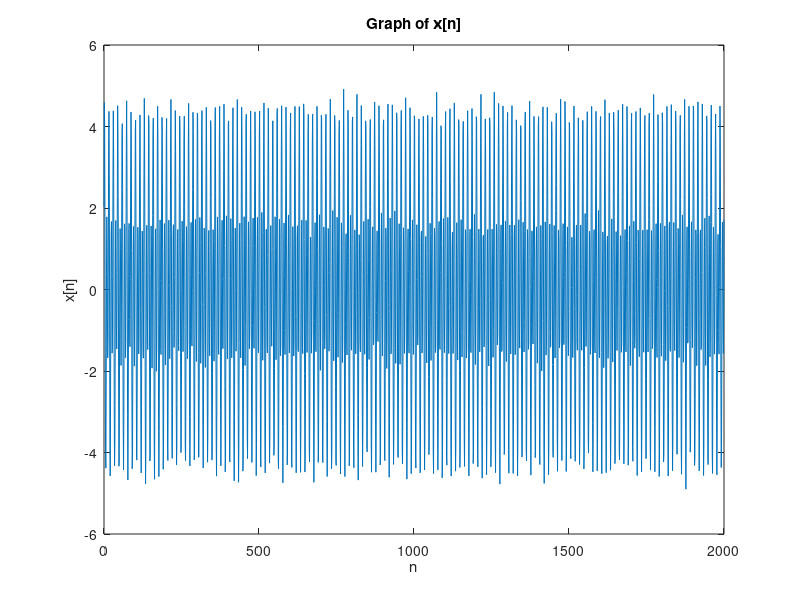

Write MATLAB code to recreate this figure. (Note: this script raises an error after producing the figure.)
% ******* Part 2 *******
%% 2.1(a)
fs = 1000; %sampling frequency
N = 2000; % number of samples: 2sec/Ts = 2sec * 1000samples/sec = 2000samples
n = 0:(1/fs):2;
x = 2*cos(2*pi*70*n) + 3*sin(2*pi*140*n) + 0.15*randn(1,N+1);
figure(1);
plot(n*fs,x)
title('Graph of x[n]');
xlabel('n');
ylabel('x[n]');

%% 2.1(b)
% window length : 0.04sec
nfft = 40; % number of samples of the Hamming window
noverlap = nfft/2;
window = hamming(nfft);
[s,f,t] = spectrogram(x,window,noverlap,nfft,fs);
figure(2);
surf(t,f,abs(s),'EdgeColor','none');
colormap jet
xlabel('Time (sec)');
ylabel('Frequency (Hz)');
zlabel('Amplitude');
title('Short-Time Fourier Transform spectrum');

%% 2.1(c)
[s,f] = wavescales('morl',fs);
cwtstruct = cwtft({x,1/fs},'Scales',s,'Wavelet','morl');
cfs = cwtstruct.cfs;
figure(3);
surf(n,f,abs(cfs),'EdgeColor','none');
colormap jet
title('Discrete-Time Continuous Wavelet Transform spectrum');
xlabel('Time (sec)');
ylabel('Frequency (Hz)');
zlabel('Amplitude');

%% 2.2(a)
x = 1.7*cos(180*pi*n) + 0.15*randn(1,2001) + 1.7*finite_dirac(n,0.625) + 1.7*finite_dirac(n,0.800);
figure(4);
plot(n*fs,x)
title('Graph of x[n]');
xlabel('n');
ylabel('x[n]');

%% 2.2(b)
% window length : 0.04sec
nfft = 40; % number of samples of the Hamming window
noverlap = nfft/2;
window = hamming(nfft);
[s,f,t] = spectrogram(x,window,noverlap,nfft,fs);
figure(5);
contour(t,f,abs(s));
colorbar;
xlabel('Time (sec)');
ylabel('Frequency (Hz)');
zlabel('Amplitude');
title('Short-Time Fourier Transform spectrum');

%% 2.2(c)
[s,f] = wavescales('morl',fs);
cwtstruct = cwtft({x,1/fs},'Scales',s,'Wavelet','morl');
cfs = cwtstruct.cfs;
figure(6);
contour(n,f,abs(cfs));
colorbar;
title('Discrete-Time Continuous Wavelet Transform spectrum');
xlabel('Time (sec)');
ylabel('Frequency (Hz)');
zlabel('Amplitude');